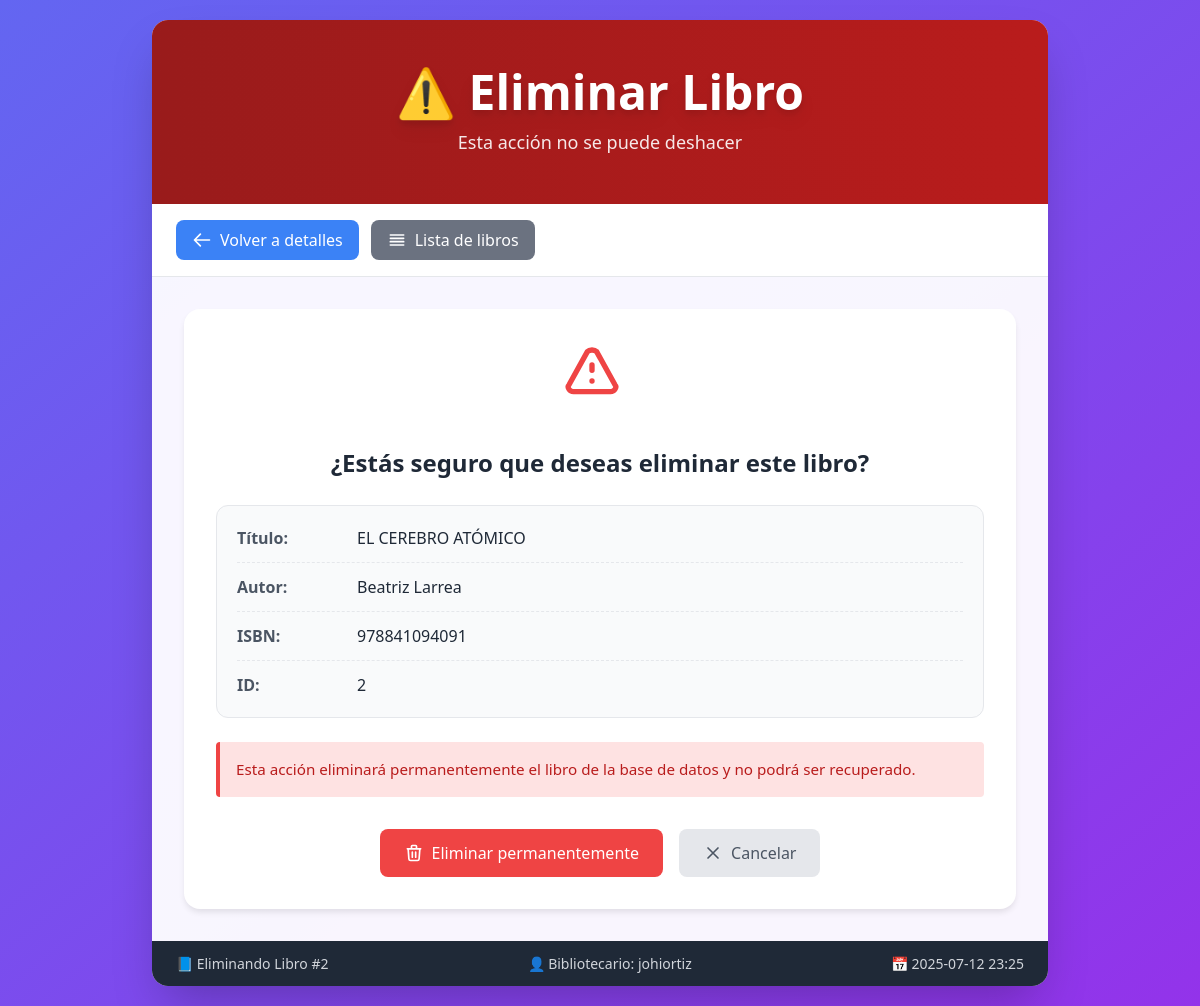
Screenshot of /libros/2/eliminar/ with the database file from the repository.
### libros/models.py (models this page shows, shortened)
class Libro(models.Model):
    titulo = models.CharField(max_length=200)
    autor = models.CharField(max_length=100)
    descripcion = models.TextField()
    fecha_publicacion = models.DateField()
    isbn = models.CharField(max_length=13, unique=True)

### libros/views.py (the view)
# urls.py: path('<int:libro_id>/eliminar/', views.eliminar_libro, name='eliminar_libro'),
def eliminar_libro(request, libro_id):
    libro = get_object_or_404(Libro, pk=libro_id)
    if request.method == 'POST':
        libro.delete()
        return redirect('lista_libros')
    return render(request, 'libros/eliminar_libro.html', {'libro': libro})

### libros/templates/libros/eliminar_libro.html (shortened to what this page needs)
{% load static %}
<!DOCTYPE html>
<html lang="es">
<head>
    <script src="https://cdn.tailwindcss.com"></script>
    <link rel="stylesheet" href="{% static 'css/eliminar_libro.css' %}">
</head>
<body class="min-h-screen bg-gradient-to-br from-indigo-500 to-purple-600 p-5">
    <div class="max-w-4xl mx-auto bg-white/95 rounded-2xl shadow-2xl overflow-hidden animate-fade-in-up">
        <div class="bg-gradient-to-r from-red-800 to-red-700 text-white text-center py-12 px-5">
            <h1 class="text-4xl md:text-5xl font-bold mb-3 drop-shadow-lg">⚠️ Eliminar Libro</h1>
            <p class="text-lg opacity-90">Esta acción no se puede deshacer</p>
        </div>
        <div class="bg-white border-b border-gray-200 px-6 py-4">
            <div class="flex flex-wrap gap-3 justify-center md:justify-start">
                <a href="{% url 'detalle_libro' libro.id %}" class="btn-primary btn-blue">
                    <svg class="w-5 h-5 mr-2" fill="none" stroke="currentColor" viewBox="0 0 24 24">
                        <path stroke-linecap="round" stroke-linejoin="round" stroke-width="2" d="M10 19l-7-7m0 0l7-7m-7 7h18"></path>
                    </svg>
                    Volver a detalles
                </a>
                <a href="{% url 'lista_libros' %}" class="btn-primary btn-gray">
                    <svg class="w-5 h-5 mr-2" fill="none" stroke="currentColor" viewBox="0 0 24 24">
                        <path stroke-linecap="round" stroke-linejoin="round" stroke-width="2" d="M4 6h16M4 10h16M4 14h16M4 18h16"></path>
                    </svg>
                    Lista de libros
                </a>
            </div>
        </div>
        <div class="p-6 md:p-8">
            <div class="delete-container">
                <div class="warning-icon">
                    <svg class="w-16 h-16" fill="none" stroke="currentColor" viewBox="0 0 24 24">
                        <path stroke-linecap="round" stroke-linejoin="round" stroke-width="2" d="M12 9v2m0 4h.01m-6.938 4h13.856c1.54 0 2.502-1.667 1.732-2.5L13.732 4c-.77-.833-2.694-.833-3.464 0L3.34 16.5C2.57 17.333 3.532 19 5.072 19z"></path>
                    </svg>
                </div>
                <h2 class="delete-heading">¿Estás seguro que deseas eliminar este libro?</h2>
                <div class="book-info-card">
                    <div class="book-info-row">
                        <span class="info-label">Título:</span>
                        <span class="info-value">{{ libro.titulo }}</span>
                    </div>
                    <div class="book-info-row">
                        <span class="info-label">Autor:</span>
                        <span class="info-value">{{ libro.autor }}</span>
                    </div>
                    {% if libro.isbn %}
                    <div class="book-info-row">
                        <span class="info-label">ISBN:</span>
                        <span class="info-value">{{ libro.isbn }}</span>
                    </div>
                    {% endif %}
                    <div class="book-info-row">
                        <span class="info-label">ID:</span>
                        <span class="info-value">{{ libro.id }}</span>
                    </div>
                </div>
                <div class="delete-warning">
                    <p>Esta acción eliminará permanentemente el libro de la base de datos y no podrá ser recuperado.</p>
                </div>
                <form method="post" class="delete-form">
                    <div class="button-container">
                        <button type="submit" class="delete-button" id="confirmDeleteBtn">
                            <svg class="w-5 h-5 mr-2" fill="none" stroke="currentColor" viewBox="0 0 24 24">
                                <path stroke-linecap="round" stroke-linejoin="round" stroke-width="2" d="M19 7l-.867 12.142A2 2 0 0116.138 21H7.862a2 2 0 01-1.995-1.858L5 7m5 4v6m4-6v6m1-10V4a1 1 0 00-1-1h-4a1 1 0 00-1 1v3M4 7h16"></path>
                            </svg>
                            Eliminar permanentemente
                        </button>
                        <a href="{% url 'detalle_libro' libro.id %}" class="cancel-button">
                            <svg class="w-5 h-5 mr-2" fill="none" stroke="currentColor" viewBox="0 0 24 24">
                                <path stroke-linecap="round" stroke-linejoin="round" stroke-width="2" d="M6 18L18 6M6 6l12 12"></path>
                            </svg>
                            Cancelar
                        </a>
                    </div>
                </form>
            </div>
        </div>
        <div class="footer-stats">
            <div class="footer-stats-content">
                <span>📘 Eliminando Libro #{{ libro.id }}</span>
                <span>👤 Bibliotecario: johiortiz</span>
                <span>📅 2025-07-12 23:25</span>
            </div>
        </div>
    </div>
</body>
</html>

### libros/static/css/eliminar_libro.css (style rules this page uses)
.btn-primary { display: inline-flex; align-items: center; padding: 0.5rem 1rem; border-radius: 0.5rem; font-weight: 500; transition: all 0.3s ease; }
.btn-blue { background-color: #3b82f6; color: white; }
.btn-gray { background-color: #6b7280; color: white; }
.delete-container { background-color: white; border-radius: 1rem; padding: 2rem; box-shadow: 0 4px 6px -1px rgba(0, 0, 0, 0.1); text-align: center; }
.warning-icon { margin: 0 auto 1.5rem; color: #ef4444; width: 80px; height: 80px; animation: pulse 2s infinite; }
.delete-heading { font-size: 1.5rem; font-weight: 700; color: #1f2937; margin-bottom: 1.5rem; }
.book-info-card { background-color: #f9fafb; border: 1px solid #e5e7eb; border-radius: 0.75rem; padding: 1.25rem; margin-bottom: 1.5rem; text-align: left; }
.book-info-row { display: flex; margin-bottom: 0.75rem; border-bottom: 1px dashed #e5e7eb; padding-bottom: 0.75rem; }
.book-info-row:last-child { margin-bottom: 0; border-bottom: none; padding-bottom: 0; }
.info-label { font-weight: 600; color: #4b5563; min-width: 120px; }
.info-value { color: #1f2937; flex: 1; }
.delete-warning { background-color: #fee2e2; border-left: 4px solid #ef4444; color: #b91c1c; padding: 1rem; margin: 1.5rem 0; text-align: left; border-radius: 0.25rem; font-size: 0.95rem; }
.button-container { display: flex; flex-direction: column; gap: 1rem; margin-top: 2rem; }
@media (min-width: 640px) { .button-container { flex-direction: row; justify-content: center; } }
.delete-button { display: inline-flex; align-items: center; justify-content: center; padding: 0.75rem 1.5rem; background-color: #ef4444; color: white; border-radius: 0.5rem; font-weight: 500; transition: all 0.3s ease; border: none; cursor: pointer; }
.cancel-button { display: inline-flex; align-items: center; justify-content: center; padding: 0.75rem 1.5rem; background-color: #e5e7eb; color: #4b5563; border-radius: 0.5rem; font-weight: 500; transition: all 0.3s ease; text-decoration: none; }
.footer-stats { background-color: #1f2937; color: #d1d5db; padding: 0.75rem 1.5rem; font-size: 0.875rem; }
.footer-stats-content { display: flex; flex-wrap: wrap; gap: 2rem; justify-content: center; }
@media (min-width: 768px) { .footer-stats-content { justify-content: space-between; } }
.animate-fade-in-up { animation: fadeInUp 0.5s ease-out forwards; }

### rows the page displays
Libro: titulo "EL CEREBRO ATÓMICO", autor "Beatriz Larrea", isbn "978841094091", id "2"
